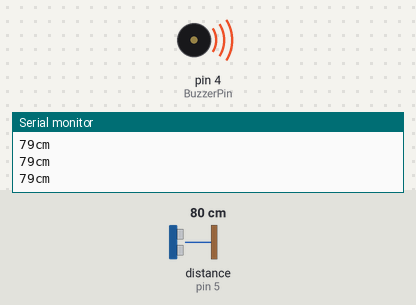
Simulated run of this sketch. Board: Arduino Nano, built with avr-gcc and run on an emulated ATmega328P. On the bench: buzzer (waves = sounding), the last lines printed to the serial monitor. Wiring (inferred from the names in the program): ultrasonic range finder: trigger pin 6; echo pin 5. The test bench sets the inputs (shaded band); at power-on: distance to the obstacle (sensor on pin 5) 80 cm. The echo pulse lasts 58.3 µs per cm.

Above: at 1.2 s.
1.3 s: distance to the obstacle (sensor on pin 5) set to 196 cm
4.3 s: distance to the obstacle (sensor on pin 5) set to 204 cm
At 5.6 s:
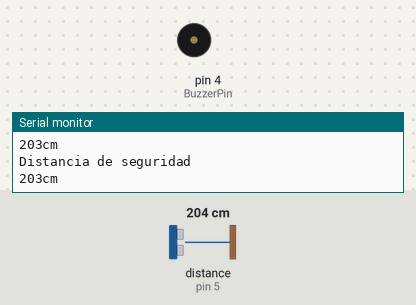
6.8 s: distance to the obstacle (sensor on pin 5) set to 2 cm
At 7.2 s:
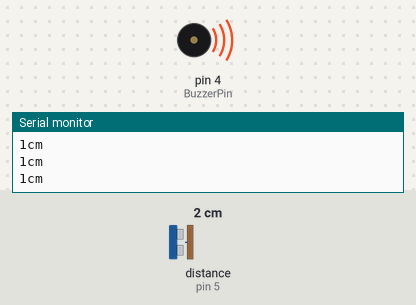
8.3 s: distance to the obstacle (sensor on pin 5) set to 299 cm
At 10.6 s:
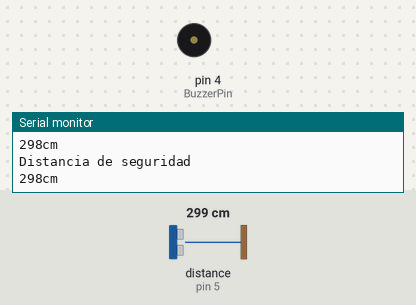
Timing chart, 0 to 11.8 s (numbered marks = the images above; inputs shaded):
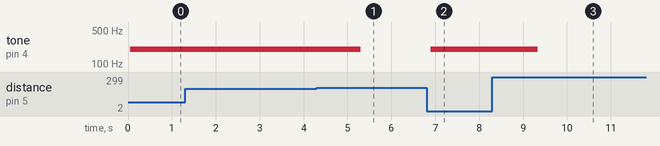

Measured:
- the behaviour switches between 200 and 201 cm on distance to the obstacle (sensor on pin 5) (found by bisection; images 0 and 1)
- after the input at 4.3 s, tone on pin 4 (BuzzerPin): 200 Hz → silent after 1.0 s
- after the input at 6.8 s, tone on pin 4 (BuzzerPin): silent → 200 Hz after 0.09 s
- after the input at 8.3 s, tone on pin 4 (BuzzerPin): 200 Hz → silent after 1.0 s

The sketch:

SensorDistanciaCovid19.ino
```cpp
#include <Adafruit_NeoPixel.h>

/////////////////////////////////////
// Rubén R. V.
// 17/05/2020
// Sensor distancia Seguridad Covid 18. v1.0.0

// Repositorio:
//  - https://github.com/RodriguezVilla/SensorDistanciaCovid19
//
// Funciones:
//  -Indica cuando haya un obstaculo a menos de 2m
//
// Hardware:
//  * 1 Arduino nano.
//  * 1 sensor distancia HR-SR04.
//  * 1 100 Ohmios.
//  * 1 modulo altavoz.
//  * 1 Resistencia 330Ohmios.
//  * 1 tira led WS82-12.
//
//////////////////////////////////////

const int ledsPin = 3;
const int numLeds = 3;
const int BuzzerPin = 4;
const int EchoPin = 5;
const int TriggerPin = 6;

int distancia_cm=0;

Adafruit_NeoPixel ledsDistSeguridad = Adafruit_NeoPixel(numLeds, ledsPin, NEO_GRB + NEO_KHZ800);

uint32_t offDistSeguridad =  ledsDistSeguridad.Color(0,0,0);
uint32_t rojoDistSeguridad =  ledsDistSeguridad.Color(130,0,0);

void setup() {
  Serial.begin(9600);
  pinMode(TriggerPin, OUTPUT);
  pinMode(EchoPin, INPUT);
}

void loop() {
  distancia_cm = ping(TriggerPin, EchoPin);
  delay(50);
  if(distancia_cm <200 && distancia_cm >0){
    Serial.print(distancia_cm );
    Serial.println("cm");

    for(int i=0; i<numLeds; i++){
      ledsDistSeguridad.setPixelColor(i, rojoDistSeguridad);
      ledsDistSeguridad.show();
    }

    tone(BuzzerPin,200,1000);

  }else{
    Serial.println("Distancia de seguridad");
    Serial.print(distancia_cm );
    Serial.println("cm");

    for(int i=0; i<numLeds; i++){
      ledsDistSeguridad.setPixelColor(i, offDistSeguridad);
      ledsDistSeguridad.show();
    }
  }

}

//------------------------------------------------
// Función: Vista en ->  https://www.luisllamas.es/medir-distancia-con-arduino-y-sensor-de-ultrasonidos-hc-sr04/
//-----------------------------------------------------
int ping(int TriggerPin, int EchoPin) {
   long duration, distanceCm;

   digitalWrite(TriggerPin, LOW);  //para generar un pulso limpio ponemos a LOW 4us
   delayMicroseconds(4);
   digitalWrite(TriggerPin, HIGH);  //generamos Trigger (disparo) de 10us
   delayMicroseconds(10);
   digitalWrite(TriggerPin, LOW);

   duration = pulseIn(EchoPin, HIGH);  //medimos el tiempo entre pulsos, en microsegundos

   distanceCm = duration * 10 / 292/ 2;   //convertimos a distancia, en cm
   return distanceCm;
}
```
